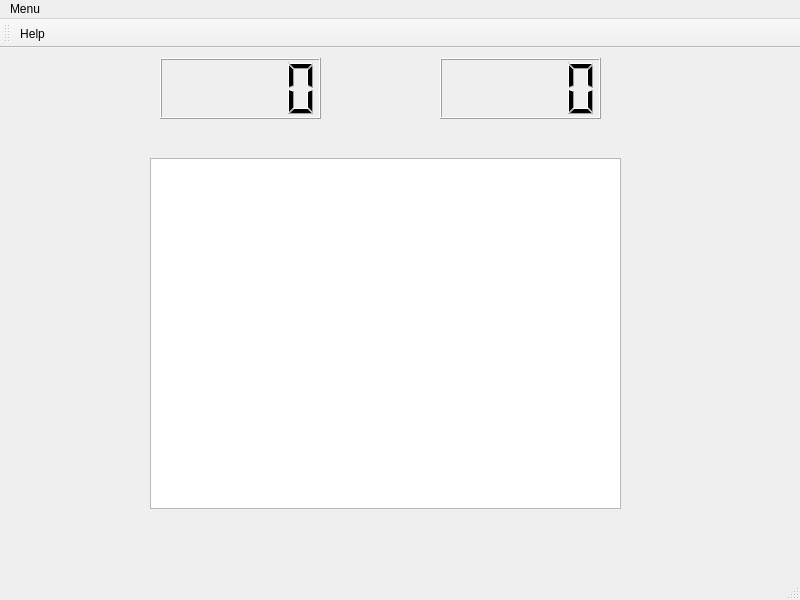
<?xml version="1.0" encoding="UTF-8"?>
<ui version="4.0">
 <class>MainWindow</class>
 <widget class="QMainWindow" name="MainWindow">
  <property name="geometry">
   <rect>
    <x>0</x>
    <y>0</y>
    <width>800</width>
    <height>600</height>
   </rect>
  </property>
  <property name="windowTitle">
   <string>Pong Game</string>
  </property>
  <widget class="QWidget" name="centralWidget">
   <widget class="QGraphicsView" name="gameScreen">
    <property name="geometry">
     <rect>
      <x>150</x>
      <y>110</y>
      <width>471</width>
      <height>351</height>
     </rect>
    </property>
    <property name="minimumSize">
     <size>
      <width>241</width>
      <height>171</height>
     </size>
    </property>
   </widget>
   <widget class="QLCDNumber" name="lcdNumber">
    <property name="geometry">
     <rect>
      <x>160</x>
      <y>10</y>
      <width>161</width>
      <height>61</height>
     </rect>
    </property>
   </widget>
   <widget class="QLCDNumber" name="lcdNumber_2">
    <property name="geometry">
     <rect>
      <x>440</x>
      <y>10</y>
      <width>161</width>
      <height>61</height>
     </rect>
    </property>
   </widget>
  </widget>
  <widget class="QMenuBar" name="menuBar">
   <property name="geometry">
    <rect>
     <x>0</x>
     <y>0</y>
     <width>800</width>
     <height>21</height>
    </rect>
   </property>
   <widget class="QMenu" name="menuHelp">
    <property name="title">
     <string>Menu</string>
    </property>
   </widget>
   <addaction name="menuHelp"/>
  </widget>
  <widget class="QToolBar" name="mainToolBar">
   <attribute name="toolBarArea">
    <enum>TopToolBarArea</enum>
   </attribute>
   <attribute name="toolBarBreak">
    <bool>false</bool>
   </attribute>
   <addaction name="actionHelp"/>
  </widget>
  <widget class="QStatusBar" name="statusBar"/>
  <action name="actionHelp">
   <property name="icon">
    <iconset resource="Resource.qrc">
     <normaloff>:/rec/img/help.jpg</normaloff>:/rec/img/help.jpg</iconset>
   </property>
   <property name="text">
    <string>Help</string>
   </property>
   <property name="toolTip">
    <string>&lt;html&gt;&lt;head/&gt;&lt;body&gt;&lt;p&gt;Help&lt;/p&gt;&lt;/body&gt;&lt;/html&gt;</string>
   </property>
  </action>
 </widget>
 <layoutdefault spacing="6" margin="11"/>
 <resources>
  <include location="Resource.qrc"/>
 </resources>
 <connections/>
</ui>
